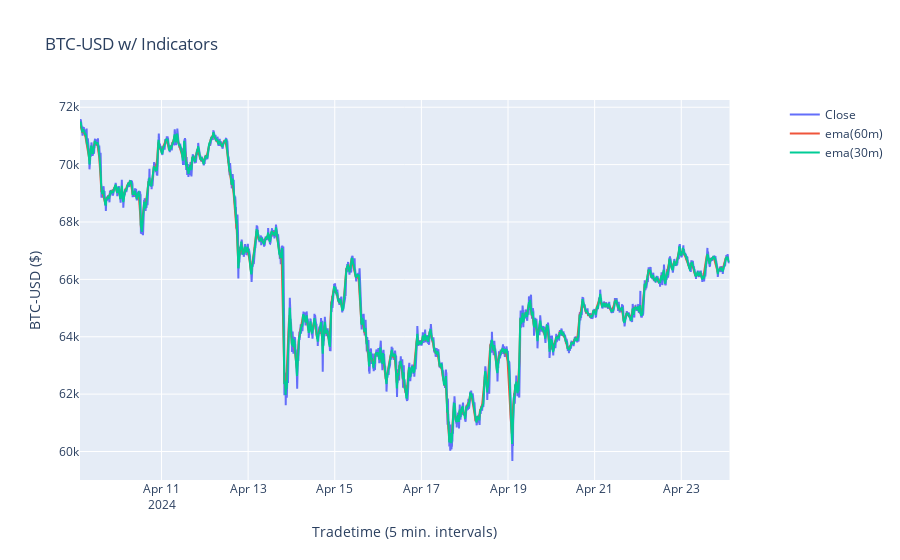

Here is the notebook cell this chart was saved with:
### Code cell
# Create figure with secondary y-axis
fig = make_subplots(specs=[[{"secondary_y": True}]])

# Add traces
fig.add_trace(
    go.Line(x=df['tradetime'], y=df['close'], name="Close"),
    secondary_y=False,
)

fig.add_trace(
    go.Line(x=df['tradetime'], y=df['ema_long'], name=f'ema({long_window*5}m)')
)

fig.add_trace(
    go.Line(x=df['tradetime'], y=df['ema_short'], name=f'ema({short_window*5}m)')
)


# Add figure title
fig.update_layout(
    title_text="BTC-USD w/ Indicators"
)

# Set x-axis title
fig.update_xaxes(title_text="Tradetime (5 min. intervals)")

# Set y-axes titles
fig.update_yaxes(title_text="BTC-USD ($)", secondary_y=False)
# fig.update_yaxes(title_text="<b>secondary</b> yaxis title", secondary_y=True)

fig.show()

### Figure 1 — Plotly figure (JSON) as saved in the notebook; plotly's stock layout.template omitted (floating-point values rounded to 4 significant figures; data arrays with more than 128 entries replaced by an {"elided": "..."} marker saying what was removed)
{"data": [{"name": "Close", "type": "scatter", "x": {"elided": "4320 str values"}, "xaxis": "x", "y": {"elided": "4320 float values"}, "yaxis": "y"}, {"name": "ema(60m)", "type": "scatter", "x": {"elided": "4320 str values"}, "y": {"elided": "4320 float values"}}, {"name": "ema(30m)", "type": "scatter", "x": {"elided": "4320 str values"}, "y": {"elided": "4320 float values"}}], "layout": {"title": {"text": "BTC-USD w/ Indicators"}, "xaxis": {"anchor": "y", "domain": [0, 0.94], "title": {"text": "Tradetime (5 min. intervals)"}}, "yaxis": {"anchor": "x", "domain": [0, 1], "title": {"text": "BTC-USD ($)"}}, "yaxis2": {"anchor": "x", "overlaying": "y", "side": "right"}}}
